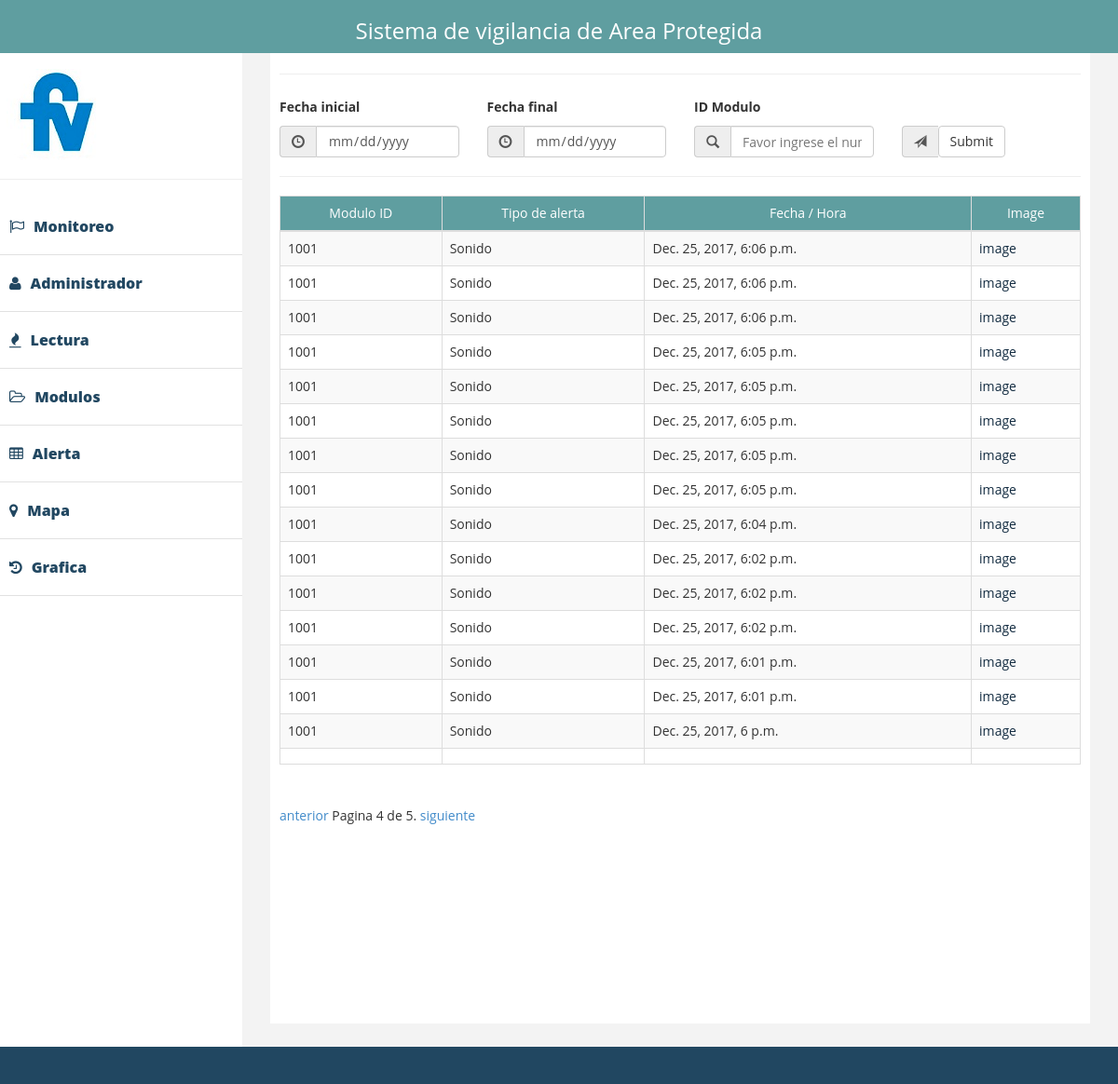
Screenshot of /interface/media/?page=4 with the database file from the repository.
### interface/models.py (models this page shows)
class Alertas(models.Model):
    modulo = models.CharField(max_length=8, null = True)
    Tipo = models.CharField(max_length= 30, null=True)
    tiempo = models.DateTimeField(auto_now=True, null=True)
    alert_image = models.ImageField(blank=True, null=True,
                    upload_to="photos/%Y/%m/%D")

### interface/views.py (the view)
def alerta(request):
    context = querrys(request, Alertas)
    return render(request, 'alerts.html', context)

### templates/alerts.html (shortened to what this page needs)
{% extends 'index.html' %}
{% block table %}
    <thead id="head-th">
    <hr/>
    <tr>
        <td>Modulo ID</td>
        <td>Tipo de alerta</td>
        <td>Fecha / Hora</td>
        <td>Image</td>
    </tr>
    </thead>
    <tbody>
    {% for ob in Object_list %}
        <tr>
            <td>{{ ob.modulo }}</td>
            <td>{{ ob.Tipo }}</td>
            <td>{{ ob.tiempo }}</td>
            <td>
                <a href='{{ ob.alert_image }}' style="color: #122b40" target="_blank">image</a>
            </td>
        </tr>
    {% endfor %}
    <td>{{ ob.modulo }}</td>
    <td>{{ ob.Tipo }}</td>
    <td>{{ ob.tiempo }}</td>
    <td>{{ ob.alert_image }}</td>
    </tbody>
{% endblock %}

### static/assets/css/custom.css (style rules this page uses)
body { font-family: 'Open Sans', sans-serif; line-height:30px; }

### static/css/styles.css (style rules this page uses)
#head-th { background-color: cadetblue; color: white; text-align: center; }
html, body { height: 100%; margin: 0; padding: 0; }

### rows the page displays
Alertas: modulo "1001", Tipo "Sonido", tiempo "Dec. 25, 2017, 6:06 p.m."
Alertas: modulo "1001", Tipo "Sonido", tiempo "Dec. 25, 2017, 6:06 p.m."
Alertas: modulo "1001", Tipo "Sonido", tiempo "Dec. 25, 2017, 6:06 p.m."
Alertas: modulo "1001", Tipo "Sonido", tiempo "Dec. 25, 2017, 6:05 p.m."
Alertas: modulo "1001", Tipo "Sonido", tiempo "Dec. 25, 2017, 6:05 p.m."
Alertas: modulo "1001", Tipo "Sonido", tiempo "Dec. 25, 2017, 6:05 p.m."
Alertas: modulo "1001", Tipo "Sonido", tiempo "Dec. 25, 2017, 6:05 p.m."
Alertas: modulo "1001", Tipo "Sonido", tiempo "Dec. 25, 2017, 6:05 p.m."
Alertas: modulo "1001", Tipo "Sonido", tiempo "Dec. 25, 2017, 6:04 p.m."
Alertas: modulo "1001", Tipo "Sonido", tiempo "Dec. 25, 2017, 6:02 p.m."
Alertas: modulo "1001", Tipo "Sonido", tiempo "Dec. 25, 2017, 6:02 p.m."
Alertas: modulo "1001", Tipo "Sonido", tiempo "Dec. 25, 2017, 6:02 p.m."
Alertas: modulo "1001", Tipo "Sonido", tiempo "Dec. 25, 2017, 6:01 p.m."
Alertas: modulo "1001", Tipo "Sonido", tiempo "Dec. 25, 2017, 6:01 p.m."
Alertas: modulo "1001", Tipo "Sonido", tiempo "Dec. 25, 2017, 6 p.m."

### other values shown
{{ Object_list.number }} "4"
{{ Object_list.paginator.num_pages }} "5"
